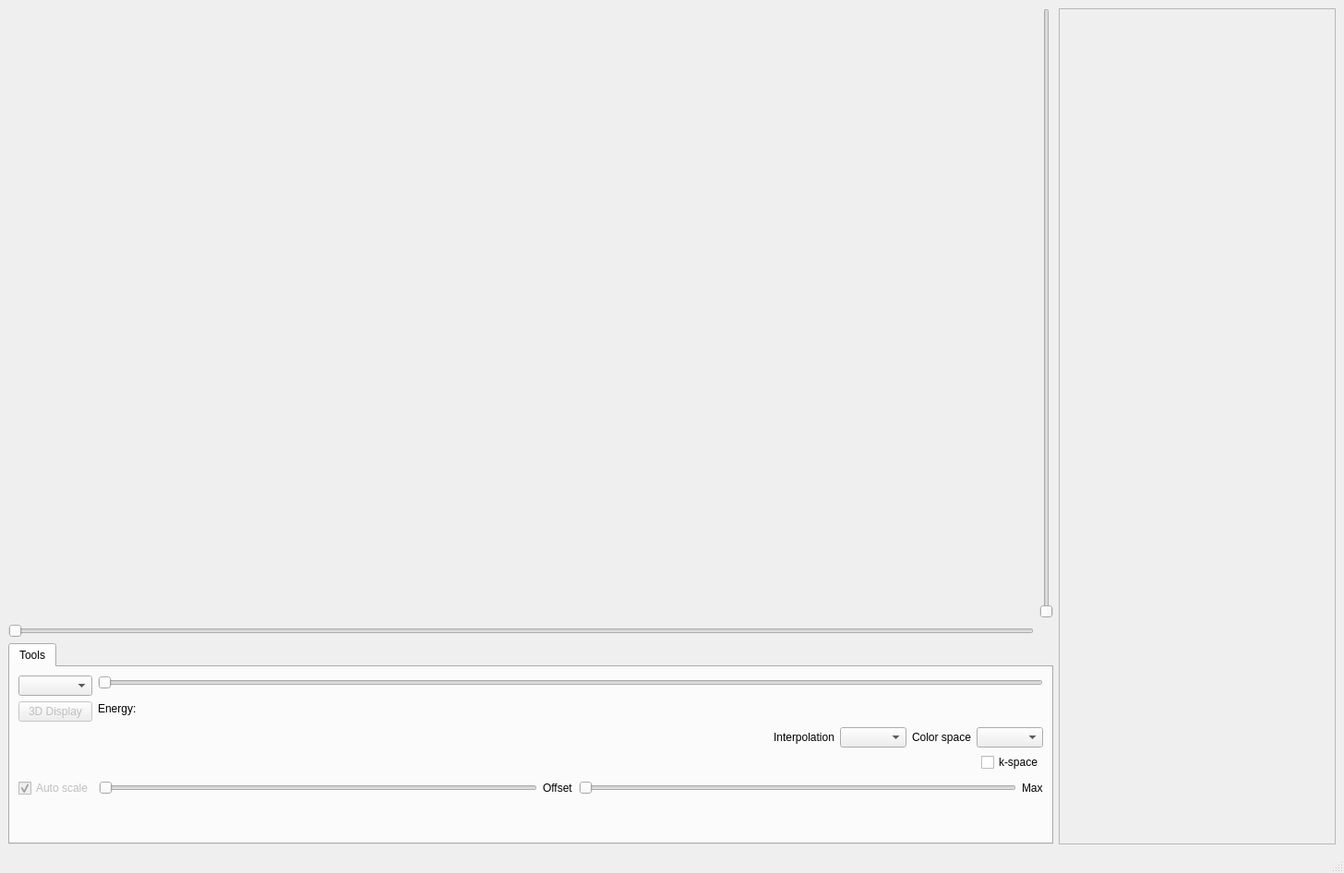
<?xml version="1.0" encoding="UTF-8"?>
<ui version="4.0">
 <class>FermiWindow</class>
 <widget class="QMainWindow" name="FermiWindow">
  <property name="geometry">
   <rect>
    <x>0</x>
    <y>0</y>
    <width>1456</width>
    <height>946</height>
   </rect>
  </property>
  <property name="windowTitle">
   <string>ARAN Fermi Surface Viewer</string>
  </property>
  <widget class="QWidget" name="centralwidget">
   <layout class="QGridLayout" name="gridLayout">
    <item row="1" column="0">
     <layout class="QHBoxLayout" name="horizontalLayout">
      <property name="spacing">
       <number>-1</number>
      </property>
      <item>
       <layout class="QVBoxLayout" name="verticalLayout">
        <item>
         <layout class="QGridLayout" name="gridLayout_2">
          <item row="1" column="0">
           <widget class="QSlider" name="horizontalSlider">
            <property name="orientation">
             <enum>Qt::Horizontal</enum>
            </property>
           </widget>
          </item>
          <item row="0" column="0">
           <widget class="QWidget" name="plotWidget" native="true">
            <property name="sizePolicy">
             <sizepolicy hsizetype="Expanding" vsizetype="Expanding">
              <horstretch>0</horstretch>
              <verstretch>0</verstretch>
             </sizepolicy>
            </property>
            <property name="minimumSize">
             <size>
              <width>640</width>
              <height>480</height>
             </size>
            </property>
            <property name="cursor">
             <cursorShape>ArrowCursor</cursorShape>
            </property>
           </widget>
          </item>
          <item row="0" column="1">
           <widget class="QSlider" name="verticalSlider">
            <property name="orientation">
             <enum>Qt::Vertical</enum>
            </property>
           </widget>
          </item>
         </layout>
        </item>
        <item>
         <widget class="QTabWidget" name="plotTools">
          <property name="enabled">
           <bool>true</bool>
          </property>
          <property name="sizePolicy">
           <sizepolicy hsizetype="Preferred" vsizetype="Preferred">
            <horstretch>0</horstretch>
            <verstretch>0</verstretch>
           </sizepolicy>
          </property>
          <property name="minimumSize">
           <size>
            <width>0</width>
            <height>0</height>
           </size>
          </property>
          <property name="maximumSize">
           <size>
            <width>16777215</width>
            <height>900</height>
           </size>
          </property>
          <property name="currentIndex">
           <number>0</number>
          </property>
          <widget class="QWidget" name="d3tab">
           <attribute name="title">
            <string>Tools</string>
           </attribute>
           <layout class="QVBoxLayout" name="verticalLayout_4">
            <item>
             <widget class="QWidget" name="tools3D" native="true">
              <property name="sizePolicy">
               <sizepolicy hsizetype="Expanding" vsizetype="Expanding">
                <horstretch>0</horstretch>
                <verstretch>0</verstretch>
               </sizepolicy>
              </property>
              <property name="minimumSize">
               <size>
                <width>0</width>
                <height>0</height>
               </size>
              </property>
              <layout class="QHBoxLayout" name="horizontalLayout_6">
               <property name="sizeConstraint">
                <enum>QLayout::SetMinAndMaxSize</enum>
               </property>
               <property name="margin">
                <number>0</number>
               </property>
               <item>
                <layout class="QVBoxLayout" name="verticalLayout_7">
                 <item>
                  <widget class="QComboBox" name="d3PlotChooser">
                   <property name="minimumSize">
                    <size>
                     <width>13</width>
                     <height>0</height>
                    </size>
                   </property>
                  </widget>
                 </item>
                 <item>
                  <widget class="QPushButton" name="open3DDisplay">
                   <property name="enabled">
                    <bool>false</bool>
                   </property>
                   <property name="text">
                    <string>3D Display</string>
                   </property>
                  </widget>
                 </item>
                </layout>
               </item>
               <item>
                <layout class="QVBoxLayout" name="verticalLayout_8">
                 <item>
                  <widget class="QSlider" name="zaxisSlider">
                   <property name="maximum">
                    <number>639</number>
                   </property>
                   <property name="orientation">
                    <enum>Qt::Horizontal</enum>
                   </property>
                  </widget>
                 </item>
                 <item>
                  <layout class="QHBoxLayout" name="horizontalLayout_5">
                   <item>
                    <widget class="QLabel" name="zaxisNameLbl">
                     <property name="text">
                      <string>Energy:</string>
                     </property>
                    </widget>
                   </item>
                   <item>
                    <widget class="QLabel" name="zaxisValueLbl">
                     <property name="text">
                      <string/>
                     </property>
                    </widget>
                   </item>
                   <item>
                    <spacer name="horizontalSpacer">
                     <property name="orientation">
                      <enum>Qt::Horizontal</enum>
                     </property>
                     <property name="sizeHint" stdset="0">
                      <size>
                       <width>40</width>
                       <height>20</height>
                      </size>
                     </property>
                    </spacer>
                   </item>
                  </layout>
                 </item>
                </layout>
               </item>
              </layout>
              <zorder></zorder>
              <zorder></zorder>
             </widget>
            </item>
            <item>
             <widget class="QWidget" name="tools2D" native="true">
              <property name="sizePolicy">
               <sizepolicy hsizetype="Expanding" vsizetype="Expanding">
                <horstretch>0</horstretch>
                <verstretch>0</verstretch>
               </sizepolicy>
              </property>
              <property name="maximumSize">
               <size>
                <width>16777215</width>
                <height>50</height>
               </size>
              </property>
              <property name="baseSize">
               <size>
                <width>0</width>
                <height>0</height>
               </size>
              </property>
              <layout class="QVBoxLayout" name="verticalLayout_6">
               <property name="margin">
                <number>0</number>
               </property>
               <item>
                <layout class="QHBoxLayout" name="horizontalLayout_3">
                 <item>
                  <widget class="QLabel" name="xaxisNameLbl">
                   <property name="text">
                    <string/>
                   </property>
                  </widget>
                 </item>
                 <item>
                  <widget class="QLabel" name="xCoordinate">
                   <property name="text">
                    <string/>
                   </property>
                  </widget>
                 </item>
                 <item>
                  <spacer name="horizontalSpacer_2">
                   <property name="orientation">
                    <enum>Qt::Horizontal</enum>
                   </property>
                   <property name="sizeHint" stdset="0">
                    <size>
                     <width>40</width>
                     <height>20</height>
                    </size>
                   </property>
                  </spacer>
                 </item>
                 <item>
                  <widget class="QLabel" name="label_4">
                   <property name="text">
                    <string>Interpolation</string>
                   </property>
                  </widget>
                 </item>
                 <item>
                  <widget class="QComboBox" name="interpolationChooser"/>
                 </item>
                 <item>
                  <widget class="QLabel" name="label_3">
                   <property name="text">
                    <string>Color space</string>
                   </property>
                  </widget>
                 </item>
                 <item>
                  <widget class="QComboBox" name="colormapChooser"/>
                 </item>
                </layout>
               </item>
               <item>
                <layout class="QHBoxLayout" name="horizontalLayout_4">
                 <item>
                  <widget class="QLabel" name="yaxisNameLbl">
                   <property name="text">
                    <string/>
                   </property>
                  </widget>
                 </item>
                 <item>
                  <widget class="QLabel" name="yCoordinate">
                   <property name="text">
                    <string/>
                   </property>
                  </widget>
                 </item>
                 <item>
                  <spacer name="horizontalSpacer_3">
                   <property name="orientation">
                    <enum>Qt::Horizontal</enum>
                   </property>
                   <property name="sizeHint" stdset="0">
                    <size>
                     <width>40</width>
                     <height>20</height>
                    </size>
                   </property>
                  </spacer>
                 </item>
                 <item>
                  <widget class="QCheckBox" name="kSpaceCheckBox">
                   <property name="text">
                    <string>k-space</string>
                   </property>
                  </widget>
                 </item>
                </layout>
               </item>
              </layout>
             </widget>
            </item>
            <item>
             <layout class="QHBoxLayout" name="horizontalLayout_2">
              <item>
               <widget class="QCheckBox" name="checkAutoScale">
                <property name="enabled">
                 <bool>false</bool>
                </property>
                <property name="text">
                 <string>Auto scale</string>
                </property>
                <property name="checked">
                 <bool>true</bool>
                </property>
                <property name="tristate">
                 <bool>false</bool>
                </property>
               </widget>
              </item>
              <item>
               <widget class="QSlider" name="voffsetslider">
                <property name="enabled">
                 <bool>false</bool>
                </property>
                <property name="maximum">
                 <number>500000</number>
                </property>
                <property name="orientation">
                 <enum>Qt::Horizontal</enum>
                </property>
               </widget>
              </item>
              <item>
               <widget class="QLabel" name="label">
                <property name="text">
                 <string>Offset</string>
                </property>
               </widget>
              </item>
              <item>
               <widget class="QSlider" name="vmaxslider">
                <property name="enabled">
                 <bool>false</bool>
                </property>
                <property name="maximum">
                 <number>500000</number>
                </property>
                <property name="orientation">
                 <enum>Qt::Horizontal</enum>
                </property>
               </widget>
              </item>
              <item>
               <widget class="QLabel" name="label_2">
                <property name="text">
                 <string>Max</string>
                </property>
               </widget>
              </item>
             </layout>
            </item>
            <item>
             <spacer name="verticalSpacer">
              <property name="orientation">
               <enum>Qt::Vertical</enum>
              </property>
              <property name="sizeType">
               <enum>QSizePolicy::Minimum</enum>
              </property>
              <property name="sizeHint" stdset="0">
               <size>
                <width>20</width>
                <height>40</height>
               </size>
              </property>
             </spacer>
            </item>
           </layout>
          </widget>
         </widget>
        </item>
       </layout>
      </item>
      <item>
       <widget class="QTextEdit" name="dataView">
        <property name="enabled">
         <bool>false</bool>
        </property>
        <property name="minimumSize">
         <size>
          <width>300</width>
          <height>0</height>
         </size>
        </property>
        <property name="maximumSize">
         <size>
          <width>300</width>
          <height>16777215</height>
         </size>
        </property>
       </widget>
      </item>
     </layout>
    </item>
   </layout>
  </widget>
  <widget class="QMenuBar" name="menubar">
   <property name="geometry">
    <rect>
     <x>0</x>
     <y>0</y>
     <width>1456</width>
     <height>22</height>
    </rect>
   </property>
  </widget>
  <widget class="QStatusBar" name="statusBar"/>
 </widget>
 <resources/>
 <connections/>
</ui>
